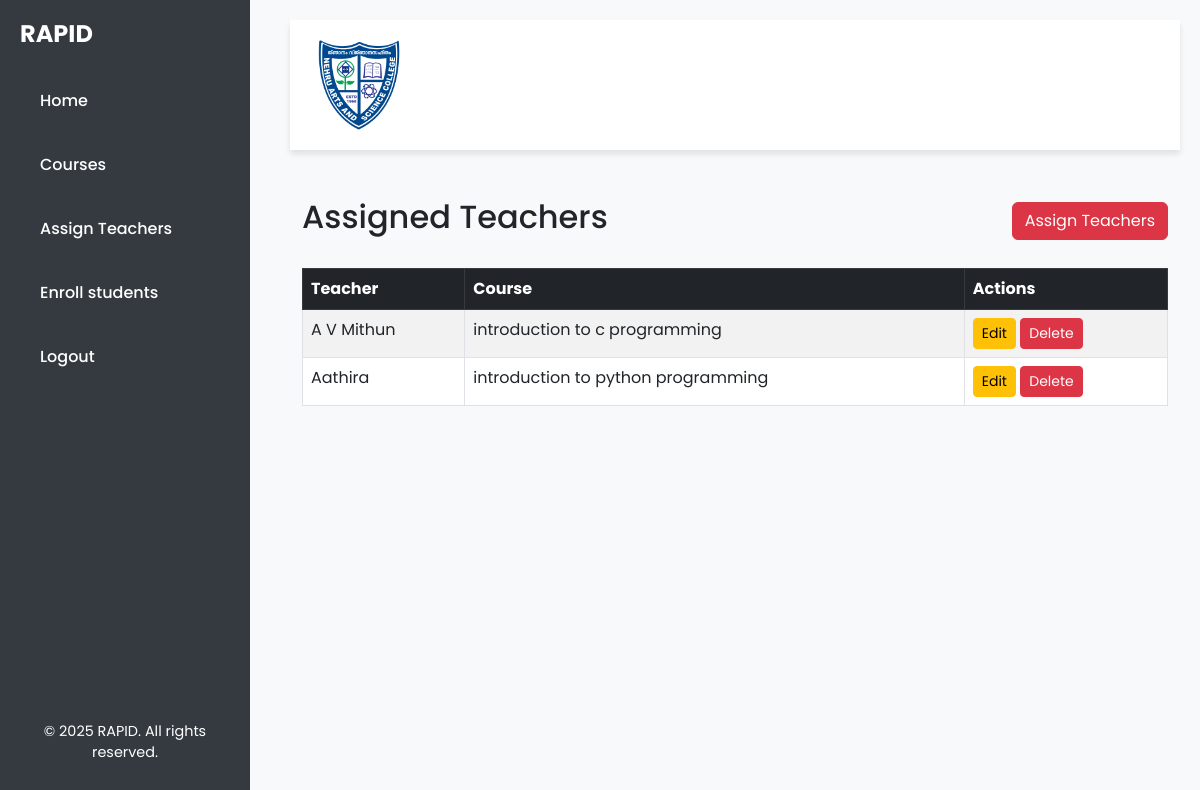
/assigned-list/, run on an earlier commit of the app's database.
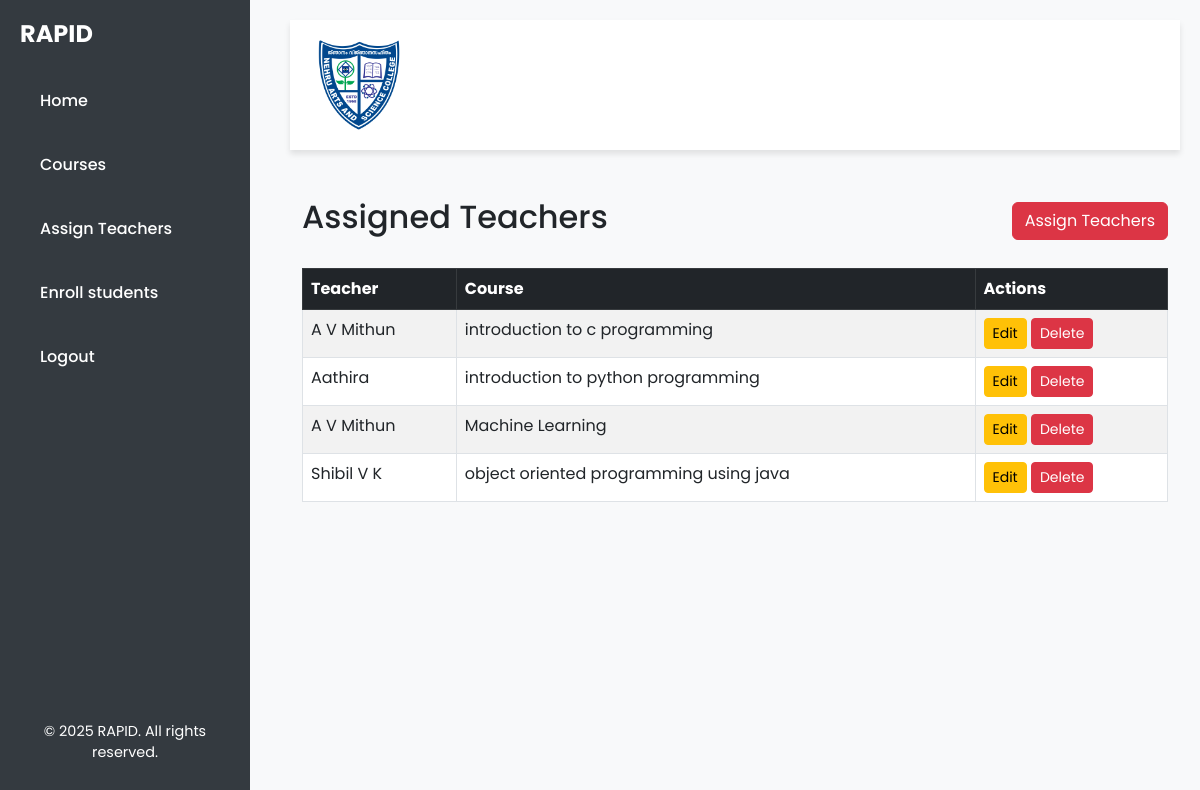
And on a later commit of the database.
### rapid/models.py (models this page shows, shortened)
class TeacherCourse(models.Model):
    id = models.AutoField(primary_key=True)
    teacher_id = models.ForeignKey(Teacher, on_delete=models.CASCADE)
    course_id=models.ForeignKey(Course, on_delete=models.CASCADE)
    class Meta:
        db_table = 'teacher_course'  # Custom table name
        unique_together = ('teacher_id', 'course_id')  # Prevent duplicate entries for the same student and course
        verbose_name = 'Teacher Course'
        verbose_name_plural = 'Teacher Courses'

class Teacher(models.Model):
    teacher_id = models.AutoField(primary_key=True)
    teacher_name = models.CharField(max_length=100)
    user_id = models.OneToOneField(User, on_delete=models.CASCADE)
    department_id = models.ForeignKey(Department, on_delete=models.CASCADE)
    phone = models.CharField(max_length=15, unique=True)
    email = models.EmailField(unique=True)
    gender = models.CharField(max_length=10, choices=[('Male', 'Male'), ('Female', 'Female'), ('Other', 'Other')])
    def __str__(self):
        return self.teacher_name

class Course(models.Model):
    course_id = models.AutoField(primary_key=True)
    course_code = models.CharField(max_length=20, unique=True)
    course_title = models.CharField(max_length=100)
    credit = models.DecimalField(max_digits=4, decimal_places=2)
    department_id = models.ForeignKey(Department, on_delete=models.CASCADE)
    strength = models.IntegerField()
    year_offered = models.IntegerField(null=True, blank=True)
    def __str__(self):
        return self.course_title

### rapid/views.py (the view)
# urls.py: path('assigned-list/', views.assign_teacher_list, name='assign_teacher_list'),
def assign_teacher_list(request):
    assigns = TeacherCourse.objects.select_related('teacher_id', 'course_id').all()
    return render(request, 'rapid/assign_teacher_list.html', {'assigns': assigns})

### rapid/templates/rapid/assign_teacher_list.html (shortened to what this page needs)
{% extends "base.html" %}
{% block content %}
<div class="container mt-5">
    <div class="d-flex justify-content-between align-items-center mb-4">
        <h2>Assigned Teachers</h2>
        <a href="/assign-teachers/" class="btn btn-danger">Assign Teachers</a>
    </div>
    <div class="table-responsive">
        <table class="table table-bordered table-striped">
            <thead class="table-dark">
                <tr>
                    <th>Teacher</th>
                    <th>Course</th>
                    <th>Actions</th>
                </tr>
            </thead>
            <tbody>
                {% for assign in assigns %}
                <tr>
                    <td>{{ assign.teacher_id }}</td>
                    <td>{{ assign.course_id }}</td>
                    <td>
                        <a href="{% url 'edit_teacherCourse' assign.pk %}" class="btn btn-warning btn-sm">Edit</a>
                        <a href="{% url 'delete_teacherCourse' assign.id %}" onclick="return confirm('Are you sure you want to delete this teacher?');" class="btn btn-danger btn-sm">Delete</a>
                    </td>
                </tr>
                {% empty %}
                <tr>
                    <td colspan="4">No teachers available.</td>
                </tr>
                {% endfor %}
            </tbody>
        </table>
    </div>
</div>
{% endblock %}

What changed in the data, as far as the page shows it:
added TeacherCourse: teacher_id "A V Mithun", course_id "Machine Learning"
added TeacherCourse: teacher_id "Shibil V K", course_id "object oriented programming using java"
